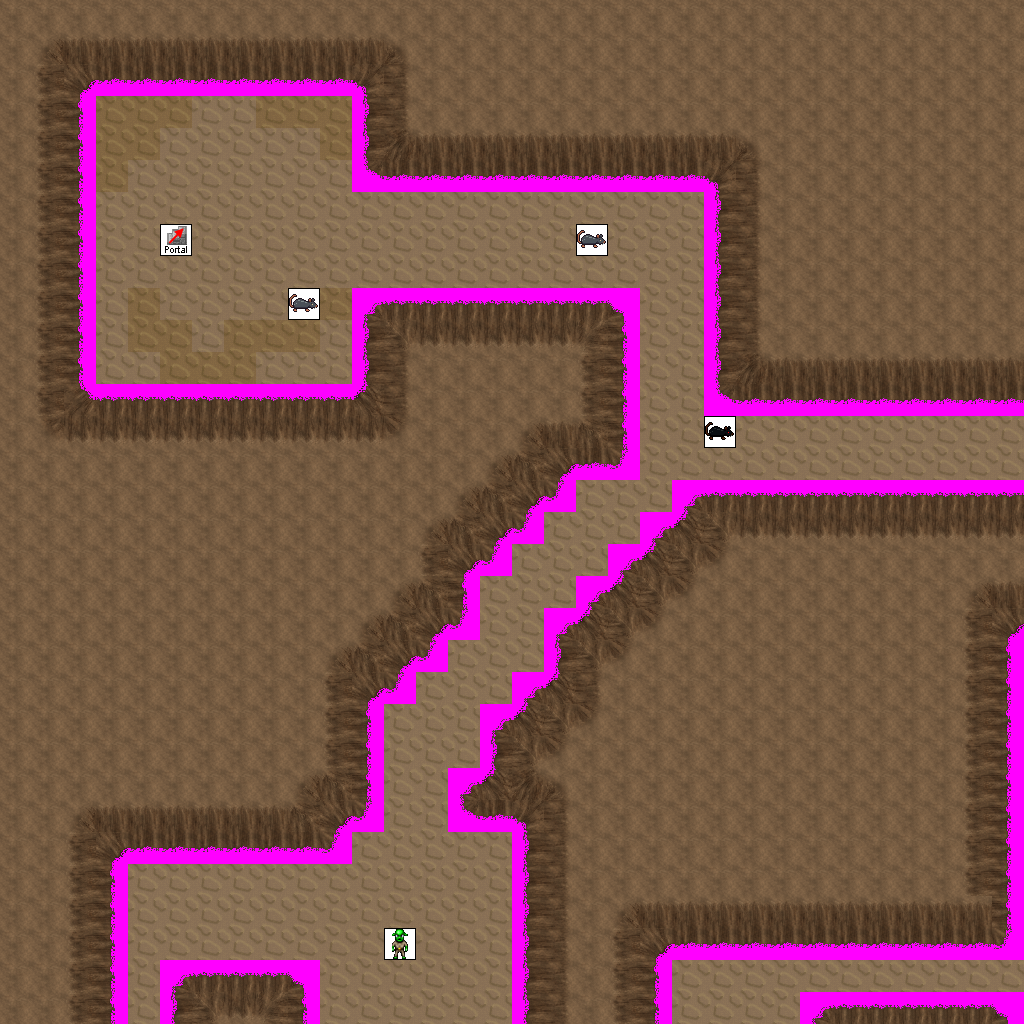

This is a level from a 2D game, rendered from its Tiled map with the project's own tilesets. A one-line summary and the map file follow, with tile-layer data summarised:
An orthogonal 32x32 tile map with 32x32 px tiles, 6 tile layers (Ground, Objects, Above, Walkable, ...), 8 tilesets and 10 objects (5x newmap, from_west_0, from_west_1, from_north_0, from_north_1, ...).

<map version="1.0" orientation="orthogonal" width="32" height="32" tilewidth="32" tileheight="32">
 <tileset firstgid="1" name="ground_ground_2" tilewidth="32" tileheight="32">
  <image source="../drawable/ground_ground_2.png" width="128" height="32" />
 </tileset>
 <tileset firstgid="5" name="ground_brown" tilewidth="32" tileheight="32">
  <image source="../drawable/ground_brown.png" width="160" height="32" />
 </tileset>
 <tileset firstgid="10" name="building_stairs_dark_stairs" tilewidth="32" tileheight="32">
  <image source="../drawable/building_stairs_dark_stairs.png" width="32" height="64" />
 </tileset>
 <tileset firstgid="12" name="logic_portal" tilewidth="32" tileheight="32">
  <image source="../drawable/logic_portal.png" width="256" height="96" />
 </tileset>
 <tileset firstgid="36" name="logic_creature_rodent" tilewidth="32" tileheight="32">
  <image source="../drawable/logic_creature_rodent.png" width="256" height="32" />
 </tileset>
 <tileset firstgid="44" name="logic_creature_goblin" tilewidth="32" tileheight="32">
  <image source="../drawable/logic_creature_goblin.png" width="96" height="32" />
 </tileset>
 <tileset firstgid="47" name="building_wall_int_clay" tilewidth="32" tileheight="32">
  <image source="../drawable/building_wall_int_clay.png" width="320" height="320" />
 </tileset>
 <tileset firstgid="147" name="walkable_sentinel" tilewidth="32" tileheight="32">
  <image source="../drawable/walkable_sentinel.png" width="32" height="32" />
 </tileset>
 <layer name="Ground" width="32" height="32">
  <data>[1024 cells, 1024 non-empty, 3 distinct tile ids]</data>
 </layer>
 <layer name="Objects" width="32" height="32">
  <data>[1024 cells, 0 non-empty, 0 distinct tile ids]</data>
 </layer>
 <layer name="Above" width="32" height="32">
  <data>[1024 cells, 0 non-empty, 0 distinct tile ids]</data>
 </layer>
 <layer name="Walkable" width="32" height="32">
  <data>[1024 cells, 787 non-empty, 1 distinct tile ids]</data>
 </layer>
 <layer name="Objects_stendhal" width="32" height="32">
  <data>[1024 cells, 788 non-empty, 26 distinct tile ids]</data>
 </layer>
 <layer name="Objects_stendhal2" width="32" height="32">
  <data>[1024 cells, 5 non-empty, 4 distinct tile ids]</data>
 </layer>
 <objectgroup name="Mapevents" width="32" height="32">
  <object name="exit_east_0" type="newmap" x="992" y="416" width="32" height="64">
   <properties>
    <property name="map" value="level_4_semos_dungeon_x1_y0" />
    <property name="place" value="from_east_0" />
   </properties>
  </object>
  <object name="exit_east_1" type="newmap" x="992" y="960" width="32" height="32">
   <properties>
    <property name="map" value="level_4_semos_dungeon_x1_y0" />
    <property name="place" value="from_east_1" />
   </properties>
  </object>
  <object name="exit_south_0" type="newmap" x="128" y="992" width="32" height="32">
   <properties>
    <property name="map" value="level_4_semos_dungeon_x0_y1" />
    <property name="place" value="from_south_0" />
   </properties>
  </object>
  <object name="exit_south_1" type="newmap" x="384" y="992" width="64" height="32">
   <properties>
    <property name="map" value="level_4_semos_dungeon_x0_y1" />
    <property name="place" value="from_south_1" />
   </properties>
  </object>
  <object name="exit_south_2" type="newmap" x="672" y="992" width="128" height="32">
   <properties>
    <property name="map" value="level_4_semos_dungeon_x0_y1" />
    <property name="place" value="from_south_2" />
   </properties>
  </object>
 </objectgroup>
 <objectgroup name="Spawn" width="32" height="32">
  <object name="from_west_0" x="992" y="448" width="32" height="32" />
  <object name="from_west_1" x="992" y="960" width="32" height="32" />
  <object name="from_north_0" x="128" y="992" width="32" height="32" />
  <object name="from_north_1" x="416" y="992" width="32" height="32" />
  <object name="from_north_2" x="736" y="992" width="32" height="32" />
 </objectgroup>
 <objectgroup name="Keys" width="32" height="32" />
 <objectgroup name="Replace" width="32" height="32" />
</map>
